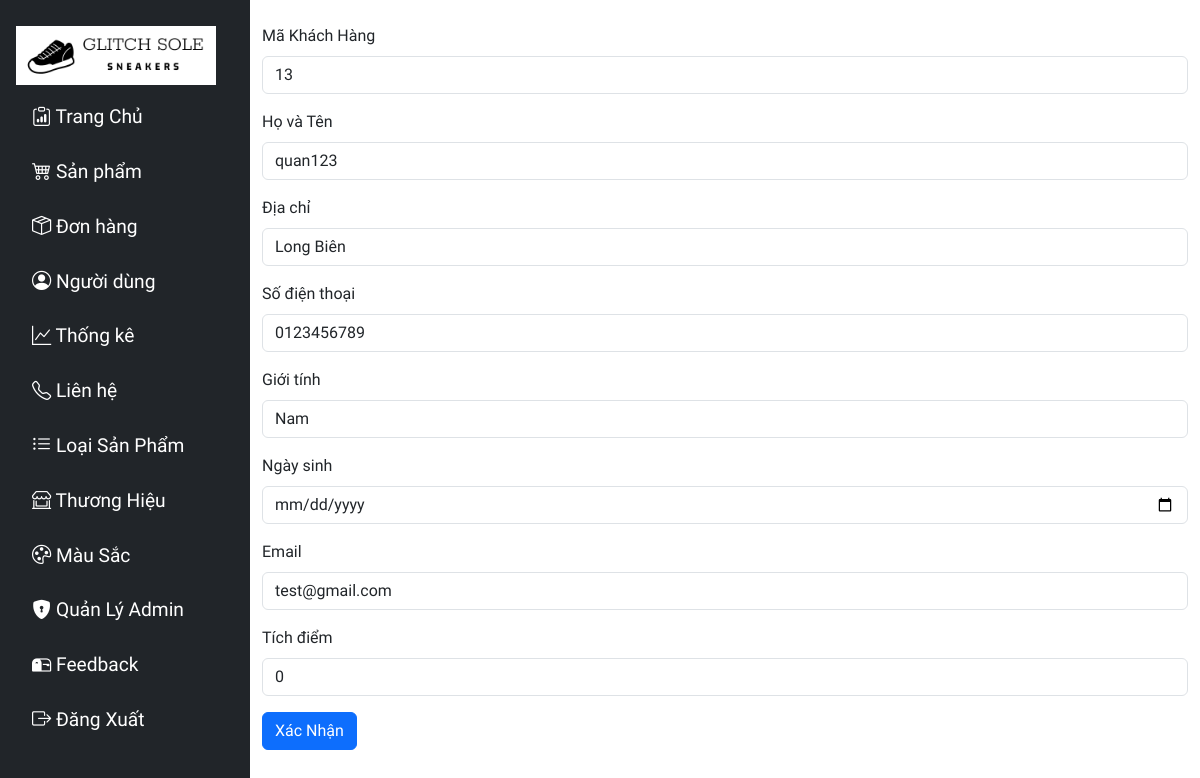
Screenshot of /view/admin/edit-user.php?MA_KH=13 (signed in) with the database file from the repository.
### tables this page shows
CREATE TABLE `khachhang` (
  `MA_KH` int(11) NOT NULL,
  `TEN_KH` varchar(100) NOT NULL,
  `DIACHI_KH` varchar(100) DEFAULT NULL,
  `SDT_KH` varchar(12) DEFAULT NULL,
  `GIOITINH` tinyint(4) DEFAULT NULL,
  `NGAYSINH` date DEFAULT NULL,
  `EMAIL` varchar(50) DEFAULT NULL,
  `TICHDIEM` int(11) DEFAULT 0,
  `PASS_KH` varchar(350) NOT NULL
);

### view/admin/edit-user.php (the view, shortened to what this page needs)
<?php
include_once("../layout/sidebar.php");
include_once("../../config/config.php");
$ma_kh = "";
$ten_kh = "";
$diachi_kh = "";
$sdt_kh = "";
$gioitinh_kh = "";
$ngaysinh_kh = "";
$email_kh = "";
$tichdiem_kh = 0;
if (isset($_GET["MA_KH"])) {
    $ma_kh = $_GET["MA_KH"];
} elseif (isset($_POST["MA_KH"])) {
    $ma_kh = $_POST["MA_KH"];
}
if ($ma_kh != "") {
    $sql = "SELECT * FROM khachhang WHERE MA_KH = $ma_kh";
    $result = mysqli_query($conn, $sql);
    if ($result && mysqli_num_rows($result) > 0) {
        $row = mysqli_fetch_assoc($result);
        $ten_kh = $row['TEN_KH'];
        $diachi_kh = $row['DIACHI_KH'];
        $sdt_kh = $row['SDT_KH'];
        $gioitinh_kh = $row['GIOITINH'];
        $ngaysinh_kh = $row['NGAYSINH'];
        $email_kh = $row['EMAIL'];
        $tichdiem_kh = $row['TICHDIEM'];
    }
}
?>
<div class="container mt-4">
    <form action="edit-user.php" method="POST">
        <div class="mb-3">
            <label for="MA_KH" class="form-label">Mã Khách Hàng</label>
            <input type="text" class="form-control" id="MA_KH" name="MA_KH" value="<?php echo $ma_kh ?>" readonly>
        </div>
        <div class="mb-3">
            <label for="TEN_KH" class="form-label">Họ và Tên</label>
            <input type="text" class="form-control" id="TEN_KH" name="TEN_KH" value="<?php echo $ten_kh ?>" required>
        </div>
        <div class="mb-3">
            <label for="DIACHI_KH" class="form-label">Địa chỉ</label>
            <input type="text" class="form-control" id="DIACHI_KH" name="DIACHI_KH" value="<?php echo $diachi_kh ?>" required>
        </div>
        <div class="mb-3">
            <label for="SDT_KH" class="form-label">Số điện thoại</label>
            <input type="text" class="form-control" id="SDT_KH" name="SDT_KH" value="<?php echo $sdt_kh ?>">
        </div>
        <div class="mb-3">
            <label for="GIOITINH" class="form-label">Giới tính</label>
            <select class="form-control" id="GIOITINH" name="GIOITINH">
                <option value="1" <?php if ($gioitinh_kh == '1') echo 'selected'; ?>>Nam</option>
            </select>
        </div>
        <div class="mb-3">
            <label for="NGAYSINH" class="form-label">Ngày sinh</label>
            <input type="date" class="form-control" id="NGAYSINH" name="NGAYSINH" value="<?php echo $ngaysinh_kh ?>">
        </div>
        <div class="mb-3">
            <label for="EMAIL" class="form-label">Email</label>
            <input type="email" class="form-control" id="EMAIL" name="EMAIL" value="<?php echo $email_kh ?>" required>
        </div>
        <div class="mb-3">
            <label for="TICHDIEM" class="form-label">Tích điểm</label>
            <input type="number" class="form-control" id="TICHDIEM" name="TICHDIEM" value="<?php echo $tichdiem_kh ?>" min="0">
        </div>
        <button type="submit" class="btn btn-primary" name="submit">Xác Nhận</button>
    </form>
</div>

### view/layout/sidebar.php (style rules this page uses)
* { font-family: 'Lexend'; }
body { overflow-x: hidden; }

### rows the page displays
khachhang: TEN_KH "quan123", DIACHI_KH "Long Biên", SDT_KH "0123456789", GIOITINH "Nam", EMAIL "test@gmail.com", TICHDIEM "0"
